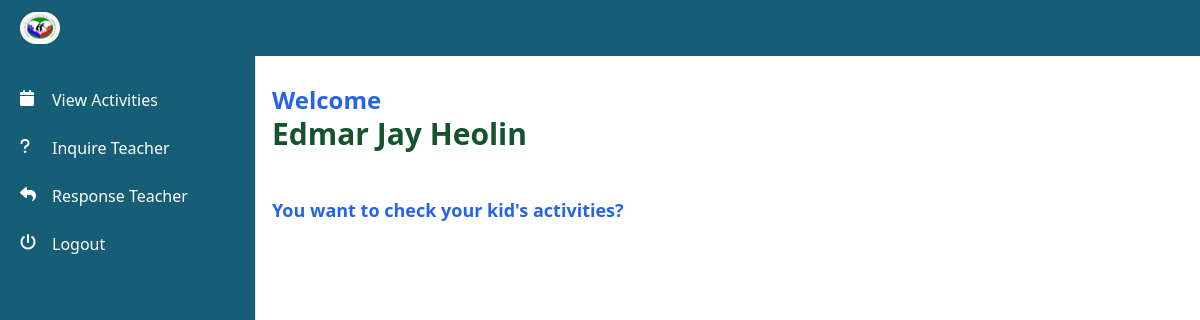
The page /parentDashboard (signed in) on the database as committed earlier.
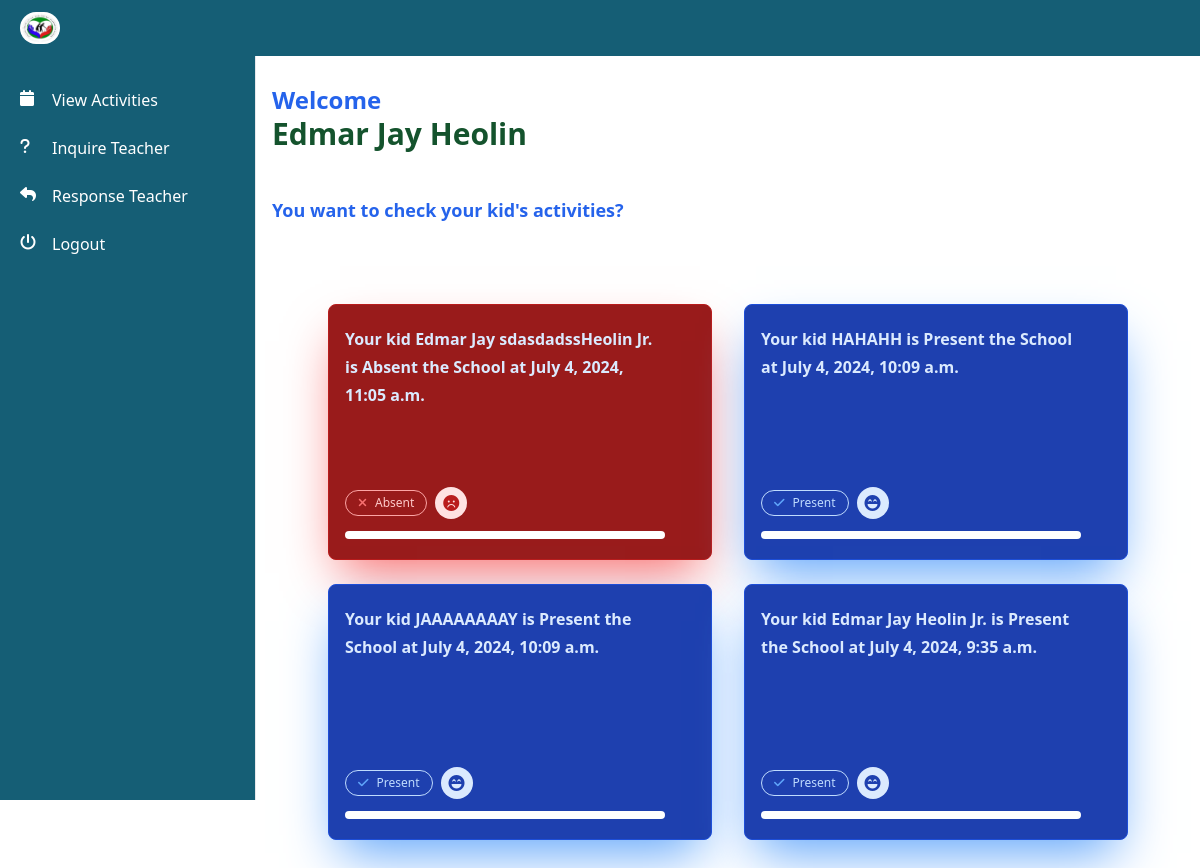
The same page on the database as committed later.
### users/models.py (models this page shows)
class Attendance(models.Model):
    student = models.ForeignKey(Student, on_delete=models.CASCADE)
    parent = models.ForeignKey(User, on_delete=models.CASCADE)
    status = models.CharField(max_length=250)
    attended_at = models.DateTimeField()

class Student(models.Model):
    name = models.CharField(max_length=250)
    parent = models.ForeignKey(User, on_delete=models.DO_NOTHING)

### users/views.py (the view)
# urls.py: path('parentDashboard', views.parentDashboard, name='parentDashboard'),
def parentDashboard(request):
    attendance = Attendance.objects.filter(parent=request.user).order_by('-id')
    context = {
        'attendance': attendance
    }
    return render(request, 'parent/index.html', context)

### users/templates/parent/index.html (shortened to what this page needs)
{% load static tailwind_tags %}<!DOCTYPE html>
<html lang="en">
	<head>
		<link
			href="https://cdnjs.cloudflare.com/ajax/libs/flowbite/2.3.0/flowbite.min.css"
			rel="stylesheet" />
		<link
			rel="stylesheet"
			href="https://cdnjs.cloudflare.com/ajax/libs/font-awesome/6.5.2/css/all.min.css"
 />
		{% tailwind_css %}
	</head>
	<body>
		{% include 'includes/parentSidebar.html' %}
		<div class="p-4 sm:ml-64">
			<div class="mt-16">
				{% if user.is_authenticated %}
				<p class="text-left font-bold text-3xl text-green-900">
					<span class="text-2xl text-blue-600">Welcome</span>
					<br />
					{{user.first_name}}
					<br />
					<br />
					<span class="text-lg text-blue-600">You want to check your kid's activities?</span>
				</p>
			</div>
			{% endif %}
			<div class="mx-auto container py-20 px-6">
				<div class="flex flex-row justify-evenly flex-wrap">
					{% for list in attendance %} {% if list.status == 'Present' %}
					<div
						class="w-96 h-64 flex flex-col justify-between bg-blue-800 border-blue-700 rounded-lg shadow-2xl shadow-blue-400 border mb-6 py-5 px-4">
						<div>
							<h3 class="text-blue-100 leading-7 font-semibold w-11/12">
								Your kid
								<b>{{list.student.name}}</b>
								is
								<b>{{list.status}}</b>
								the School at
								<b>{{list.attended_at}}</b>
							</h3>
						</div>
						<div>
							<div class="mb-3 flex items-center">
								<div
									class="border border-blue-200 rounded-full px-3 py-1 text-blue-400 text-xs flex items-center"
									aria-label="due on"
									role="contentinfo">
									<i
										class="fa fa-check"
										aria-hidden="true"></i>
									<p class="ml-2 text-blue-200">{{list.status}}</p>
								</div>
								<button
									class="p-1 bg-blue-100 rounded-full ml-2 animate-bounce text-blue-800 focus:outline-none focus:ring-2 focus:ring-offset-2 focus:ring-black"
									aria-label="save in starred items"
									role="button">
									<i class="fa-solid fa-face-laugh-beam px-1"></i>
								</button>
							</div>
							<div class="flex items-center justify-between text-white">
								<p class="text-red-800 text-sm bg-white py-1 px-40 rounded-full font-semibold">
								</p>
							</div>
						</div>
					</div>
					{% else %}
					<div
						class="w-96 h-64 flex flex-col justify-between bg-red-800 border-red-700 rounded-lg shadow-2xl shadow-red-400 border mb-6 py-5 px-4">
						<div>
							<h3 class="text-blue-100 leading-7 font-semibold w-11/12">
								Your kid
								<b>{{list.student.name}}</b>
								is {{list.status}} the School at {{list.attended_at}}
							</h3>
						</div>
						<div>
							<div class="mb-3 flex items-center">
								<div
									class="border border-red-300 rounded-full px-3 py-1 text-red-400 text-xs flex items-center"
									aria-label="due on"
									role="contentinfo">
									<i
										class="fa fa-times"
										aria-hidden="true"></i>
									<p class="ml-2 text-red-200">{{list.status}}</p>
								</div>
								<button
									class="p-1 bg-red-100 rounded-full ml-2 animate-bounce text-red-700 focus:outline-none focus:ring-2 focus:ring-offset-2 focus:ring-black"
									aria-label="save in starred items"
									role="button">
									<i class="fa-solid fa-face-frown px-1"></i>
								</button>
							</div>
							<div class="flex items-center justify-between text-red-800">
								<p class="text-red-800 text-sm bg-white py-1 px-40 rounded-full font-semibold">
								</p>
							</div>
						</div>
					</div>
					{% endif %} {% endfor %}
				</div>
			</div>
		</div>
	</body>
</html>

### users/templates/includes/parentSidebar.html (shortened to what this page needs)
{% load static %}<nav class="fixed top-0 z-50 w-full bg-gradient-to-r from-cyan-800 to-cyan-800">
	<div class="px-3 py-3 lg:px-5 lg:pl-3">
		<div class="flex items-center justify-between">
			<div class="flex items-center justify-start rtl:justify-end">
				<a
					href="#"
					class="flex ms-2 md:me-24">
					<img
						src="{% static 'img/logo1.jpg' %}"
						class="h-8 me-3 rounded-full"
						alt="FlowBite Logo" />
				</a>
			</div>
		</div>
	</div>
</nav>
<aside
	id="logo-sidebar"
	class="fixed top-0 left-0 z-40 w-64 h-screen pt-20 transition-transform -translate-x-full bg-cyan-800 border-r border-gray-200 sm:translate-x-0"
	aria-label="Sidebar">
	<div class="h-full px-3 pb-4 overflow-y-auto bg-cyan-800">
		<ul class="space-y-2 font-medium">
			<li>
				<a
					href="{% url 'parentDashboard' %}"
					class="flex items-center p-2 text-white rounded-lg hover:bg-cyan-800 group">
					<i
						class="fa fa-calendar w-5 h-5 text-white transition duration-75 group-hover:text-white"
						aria-hidden="true"></i>
					<span class="ms-3">View Activities</span>
				</a>
			</li>
			<li>
				<a
					href="{% url 'inquireTeacher' %}"
					class="flex items-center p-2 text-white rounded-lg hover:bg-cyan-800 group">
					<i
						class="fa fa-question w-5 h-5 text-white transition duration-75 group-hover:text-white"
						aria-hidden="true"></i>
					<span class="ms-3">Inquire Teacher</span>
				</a>
			</li>
			<li>
				<a
					href="{% url 'responseTeacher' %}"
					class="flex items-center p-2 text-white rounded-lg hover:bg-cyan-800 group">
					<i
						class="fa-solid fa-reply w-5 h-5 text-white transition duration-75 group-hover:text-white"
						aria-hidden="true"></i>
					<span class="ms-3">Response Teacher</span>
				</a>
			</li>
			<li>
				<a
					href="{% url 'logoutUser' %}"
					class="flex items-center p-2 text-white rounded-lg hover:bg-cyan-800 group">
					<i
						class="fa fa-power-off w-5 h-5 text-white transition duration-75 group-hover:text-white"
						aria-hidden="true"></i>
					<span class="flex-1 ms-3 whitespace-nowrap">Logout</span>
				</a>
			</li>
		</ul>
	</div>
</aside>

Rows that differ between the two databases and show on the page:
added Attendance: student.name "Edmar Jay sdasdadssHeolin Jr.", status "Absent", attended_at "July 4, 2024, 11:05 a.m."
added Attendance: student.name "HAHAHH", status "Present", attended_at "July 4, 2024, 10:09 a.m."
added Attendance: student.name "JAAAAAAAAY", status "Present", attended_at "July 4, 2024, 10:09 a.m."
added Attendance: student.name "Edmar Jay Heolin Jr.", status "Present", attended_at "July 4, 2024, 9:35 a.m."
